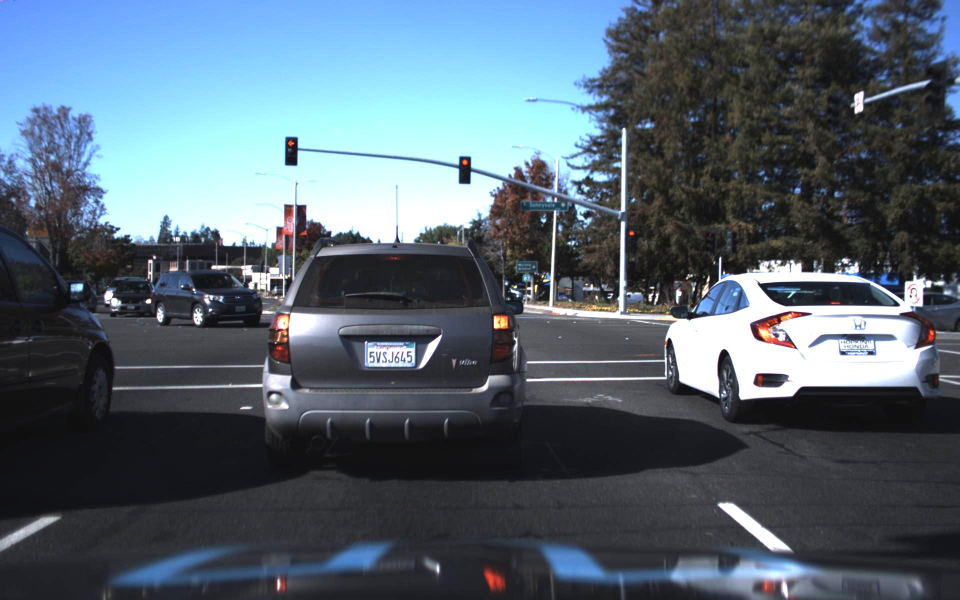
#> input picture test_img2.jpg, 1920 x 1200 px (shown at 1/2 size)
$ jupyter execute --allow-errors 'Vehicle Detection.ipynb'   (shell and % lines are left out)
#> lines starting #> are read from the running program, lines starting #| are printed output that depends on the picture
### model_continue_train.py
import numpy as np
import warnings
import pickle
from scipy.special import expit
from sklearn.model_selection import train_test_split
from sklearn.utils import shuffle
import cv2
from scipy.special import expit as sigmoid
import sys

import tensorflow as tf
from keras.layers import Input
from keras import layers
from keras.layers import Dense
from keras.layers import Dropout
from keras.layers import LeakyReLU
from keras.layers import Activation
from keras.layers import Flatten
from keras.layers import Conv2D
from keras.layers import MaxPooling2D
from keras.layers import GlobalMaxPooling2D
from keras.layers import ZeroPadding2D
from keras.layers import AveragePooling2D
from keras.layers import GlobalAveragePooling2D
from keras.layers import BatchNormalization
from keras.models import Model
from keras.preprocessing import image
import keras.backend as K
from keras.utils import layer_utils
from keras.utils.data_utils import get_file
from keras.applications.imagenet_utils import decode_predictions
from keras.applications.imagenet_utils import preprocess_input
from keras_applications.imagenet_utils import _obtain_input_shape
from keras.engine.topology import get_source_inputs
from keras.callbacks import ModelCheckpoint
from keras.optimizers import Adam
import os
import psutil


### Below base code for the ResNet50 model is taken from https://github.com/fchollet/deep-learning-models.git
### it has been modified to have YOLO classifier in the end layers (see ResNet50() function)
# [81 lines left out: functions identity_block, conv_block, not called in this run]
def ResNet50(include_top=False, load_weight=True, weights='imagenet',
             input_tensor=None, input_shape=None,
             pooling=None,
             classes=1000):
    """Instantiates the ResNet50 architecture.

    Optionally loads weights pre-trained
    on ImageNet. Note that when using TensorFlow,
    for best performance you should set
    `image_data_format="channels_last"` in your Keras config
    at ~/.keras/keras.json.

    The model and the weights are compatible with both
    TensorFlow and Theano. The data format
    convention used by the model is the one
    specified in your Keras config file.

    # Arguments
        include_top: whether to include the fully-connected ResNet50 classifier
            layer at the top of the network or use the YOLO classifier
        load_weight: if True, load weights as specified in the 'weights' argument
        weights: when 'load_weight' is True, this specifies the path to model weights
            or "imagenet" (pre-training on ImageNet).
        input_tensor: optional Keras tensor (i.e. output of `layers.Input()`)
            to use as image input for the model.
        input_shape: optional shape tuple, only to be specified
            if `include_top` is False (otherwise the input shape
            has to be `(224, 224, 3)` (with `channels_last` data format)
            or `(3, 224, 244)` (with `channels_first` data format).
            It should have exactly 3 inputs channels,
            and width and height should be no smaller than 197.
            E.g. `(200, 200, 3)` would be one valid value.
        pooling: Optional pooling mode for feature extraction
            when `include_top` is `False`.
            - `None` means that the output of the model will be
                the 4D tensor output of the
                last convolutional layer.
            - `avg` means that global average pooling
                will be applied to the output of the
                last convolutional layer, and thus
                the output of the model will be a 2D tensor.
            - `max` means that global max pooling will
                be applied.
        classes: optional number of classes to classify images
            into, only to be specified if `include_top` is True, and
            if no `weights` argument is specified.

    # Returns
        A Keras model instance.

    # Raises
        ValueError: in case of invalid argument for `weights`,
            or invalid input shape.
    """

    if weights == 'imagenet' and include_top and classes != 1000:
        raise ValueError('If using `weights` as imagenet with `include_top`'
                         ' as true, `classes` should be 1000')

    # Determine proper input shape
    input_shape = _obtain_input_shape(input_shape,
                                      default_size=224,
                                      min_size=197,
                                      data_format=K.image_data_format(),
                                      require_flatten=include_top)

    if input_tensor is None:
        img_input = Input(shape=input_shape)
    else:
        if not K.is_keras_tensor(input_tensor):
            img_input = Input(tensor=input_tensor, shape=input_shape)
        else:
            img_input = input_tensor
    if K.image_data_format() == 'channels_last':
        bn_axis = 3
    else:
        bn_axis = 1

    x = ZeroPadding2D((3, 3))(img_input)
    x = Conv2D(64, (7, 7), strides=(2, 2), name='conv1')(x)
    x = BatchNormalization(axis=bn_axis, name='bn_conv1')(x)
    x = Activation('relu')(x)
    x = MaxPooling2D((3, 3), strides=(2, 2))(x)

    x = conv_block(x, 3, [64, 64, 256], stage=2, block='a', strides=(1, 1))
    x = identity_block(x, 3, [64, 64, 256], stage=2, block='b')
    x = identity_block(x, 3, [64, 64, 256], stage=2, block='c')

    x = conv_block(x, 3, [128, 128, 512], stage=3, block='a')
    x = identity_block(x, 3, [128, 128, 512], stage=3, block='b')
    x = identity_block(x, 3, [128, 128, 512], stage=3, block='c')
    x = identity_block(x, 3, [128, 128, 512], stage=3, block='d')

    x = conv_block(x, 3, [256, 256, 1024], stage=4, block='a')
    x = identity_block(x, 3, [256, 256, 1024], stage=4, block='b')
    x = identity_block(x, 3, [256, 256, 1024], stage=4, block='c')
    x = identity_block(x, 3, [256, 256, 1024], stage=4, block='d')
    x = identity_block(x, 3, [256, 256, 1024], stage=4, block='e')
    x = identity_block(x, 3, [256, 256, 1024], stage=4, block='f')

    x = conv_block(x, 3, [512, 512, 2048], stage=5, block='a')
    x = identity_block(x, 3, [512, 512, 2048], stage=5, block='b')
    x = identity_block(x, 3, [512, 512, 2048], stage=5, block='c')

    x = AveragePooling2D((7, 7), name='avg_pool')(x)

    if include_top:
        x = Flatten()(x)
        x = Dense(classes, activation='softmax', name='fc1000')(x)
    else:

        ###------------- YOLO Classifier layer -----------###

        x = Flatten(name='yolo_clf_0')(x)
        x = Dense(2048, activation='relu', name='yolo_clf_1')(x)
        #x = LeakyReLU(alpha=0.1)(x)
        x = Dropout(0.5, name='yolo_clf_2')(x)

        # output tensor :
        # SS: Grid cells: 11*11
        # B: Bounding box per grid cell: 2
        # C: classes: 3
        # Coords: x, y, w, h per box: 4
        # tensor length: SS * (C +B(5) ) : 363--242--968 => 1573
        x = Dense(11*11*(3+2*5), activation='linear', name='yolo_clf_3')(x)


    # Ensure that the model takes into account
    # any potential predecessors of `input_tensor`.
    if input_tensor is not None:
        inputs = get_source_inputs(input_tensor)
    else:
        inputs = img_input
    # Create model.
    model = Model(inputs, x, name='resnet50_yolo')

    # load weights
    if load_weight:
        if weights == 'imagenet':
            if include_top:
                weights_path = 'models/resnet50_weights_tf_dim_ordering_tf_kernels.h5'
            else:
                weights_path = 'models/resnet50_weights_tf_dim_ordering_tf_kernels_notop.h5'
        else:
            weights_path = weights
        # print(weights_path, '\n', save_prefix, '\n', learning_rate)
        # sys.exit()
        model.load_weights(weights_path, by_name=True)
        if K.backend() == 'theano':
            layer_utils.convert_all_kernels_in_model(model)

        if K.image_data_format() == 'channels_first':
            if include_top:
                maxpool = model.get_layer(name='avg_pool')
                shape = maxpool.output_shape[1:]
                dense = model.get_layer(name='fc1000')
                layer_utils.convert_dense_weights_data_format(dense, shape, 'channels_first')

            if K.backend() == 'tensorflow':
                warnings.warn('You are using the TensorFlow backend, yet you '
                              'are using the Theano '
                              'image data format convention '
                              '(`image_data_format="channels_first"`). '
                              'For best performance, set '
                              '`image_data_format="channels_last"` in '
                              'your Keras config '
                              'at ~/.keras/keras.json.')


    return model
#-----------------------------------------------------------------------#

#-----------------------------------------------------------------------#
# [354 lines left out: functions loop_body, custom_loss, coord_translate, coord_scale, label_to_tensor, augument_data and 2 more, not called in this run]


# [45 lines that do not run on import are left out]


### Vehicle Detection.ipynb
# Vehicle Detection using YOLO with ResNet feature extractor#

** Main video pipeline for the Vehicle Detection project **

#### Imports ####

[cell 1]
import sys
import numpy as np
import cv2
import utils
import matplotlib.pyplot as plt
from model_continue_train import ResNet50
import time
from moviepy.editor import VideoFileClip

### Create & Load Model ###

#> (a cell that did not finish here is left out)

#### Image Processing Pipeline: ####

[cell 3]
def process_img(img):
    dims = (img.shape[1], img.shape[0])
    img_bgr = cv2.cvtColor(img, cv2.COLOR_RGB2BGR)
    img_float = cv2.resize(img_bgr, (224,224)).astype(np.float32)
    img_float -= 128
    img_in = np.expand_dims(img_float, axis=0)

    pred = model.predict(img_in)

    bboxes = utils.get_boxes(pred[0], cutoff=0.2, dims=dims)
    bboxes = utils.nonmax_suppression(bboxes, iou_cutoff = 0.05)
    draw = utils.draw_boxes(img, bboxes, color=(0, 255, 0), thick=5, draw_dot=False, radius=3)
    draw = draw.astype(np.uint8)

    return draw

[cell 4]
### Test pipeline on image from dataset itself
img = cv2.imread('test_img2.jpg')
#> img is the input picture: shape (1200, 1920, 3); mean B, G, R 111.6, 99.9, 85.2
img = cv2.cvtColor(img, cv2.COLOR_BGR2RGB)
plt.figure(figsize=(8,6))
#> (the rest of this cell did not finish here and is left out)

#> in process_img, `img_float = cv2.resize(img_bgr, (224,224)).astype(np.float32)`:
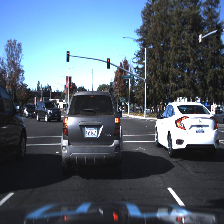
#> img_float: shape (224, 224, 3) float32; mean B, G, R 111.5, 99.8, 85.1

[cell 5]
### Test pipeline on image the network has never seen before
img = cv2.imread('test_img.jpg')
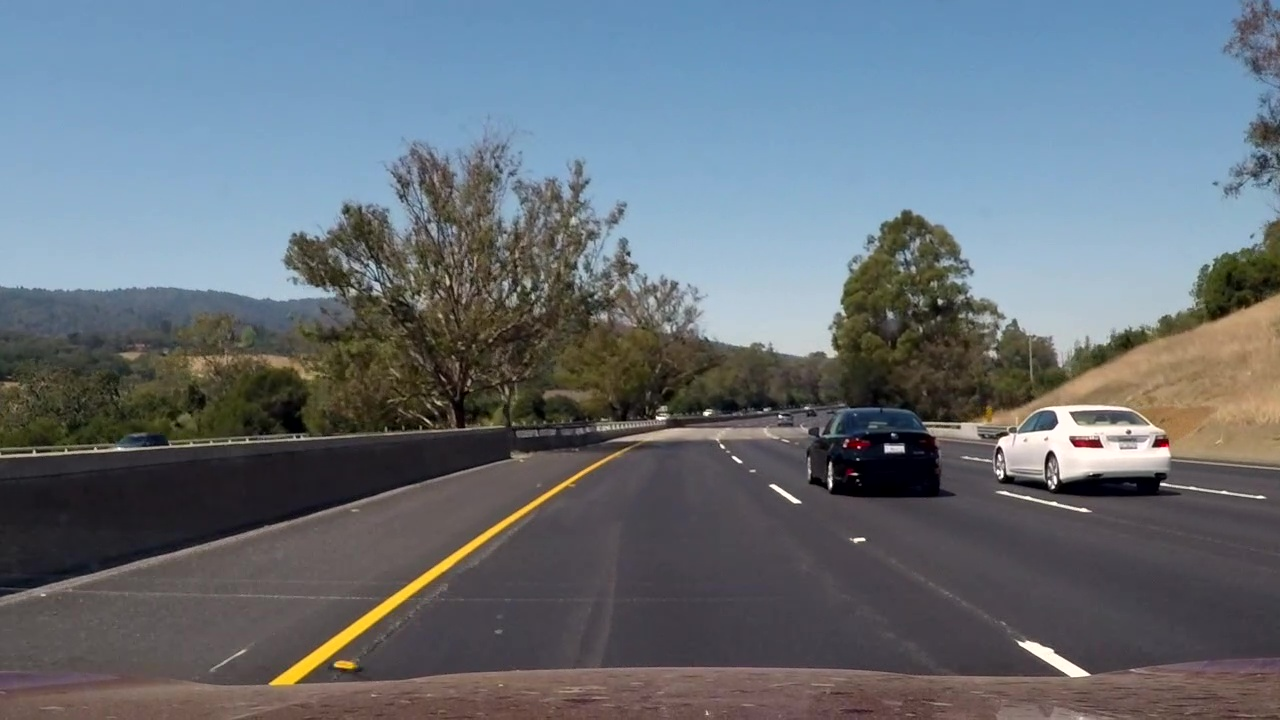
#> input picture test_img.jpg, 1280 x 720 px
#> img is the input picture: shape (720, 1280, 3); mean B, G, R 119.5, 111.4, 102.8
img = cv2.cvtColor(img, cv2.COLOR_BGR2RGB)
plt.figure(figsize=(8,6))
#> (the rest of this cell did not finish here and is left out)

#> in process_img (call 2), `img_float = cv2.resize(img_bgr, (224,224)).astype(np.float32)`:
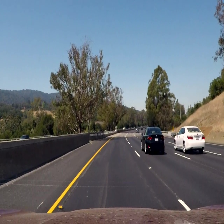
#> img_float: shape (224, 224, 3) float32; mean B, G, R 119.5, 111.4, 102.8
